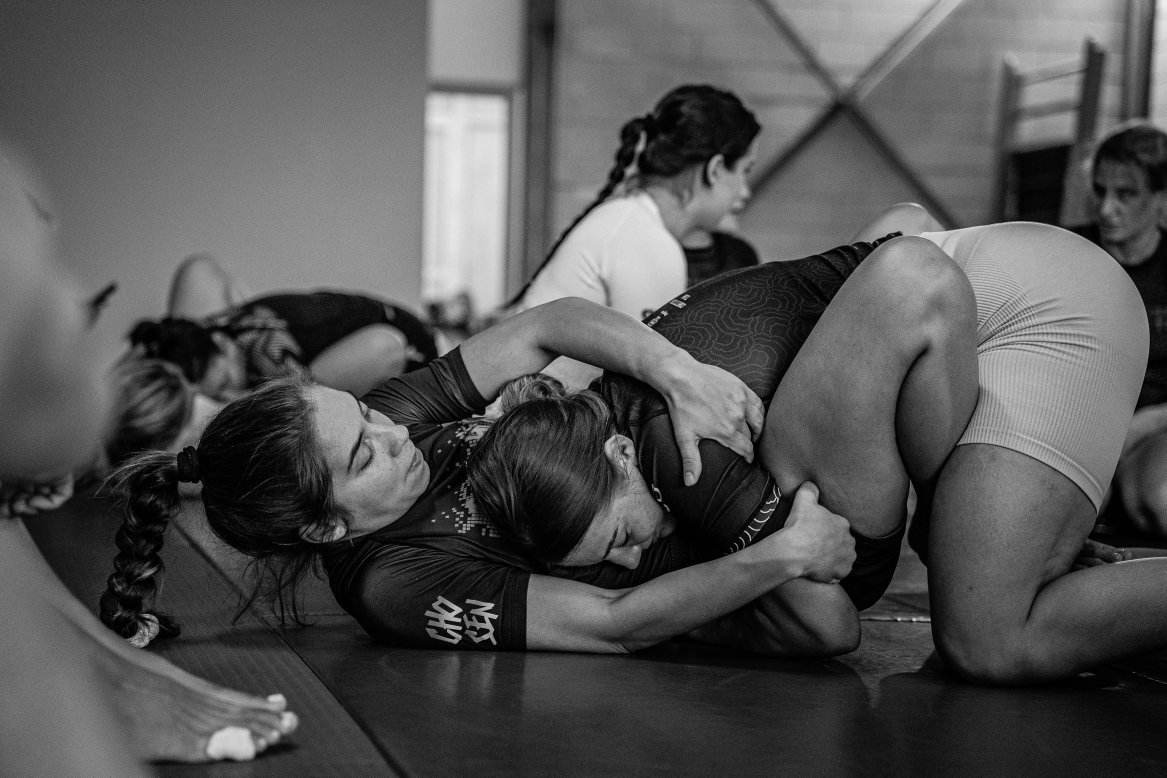
#> input picture assets/raw/ig-03.jpg, 3500 x 2332 px (shown at 1/3 size)
$ python process_images.py
#> lines starting #> are read from the running program, lines starting #| are printed output that depends on the picture; after the words box and inside, x2 and y2 are one past the last pixel; in counts of white or black regions, pixels touching at a corner belong together
#> in process_photos, im is the input picture: PIL image 3500x2332 RGB; mean R, G, B 84.4, 84.4, 84.4
"""Prepare site images from assets/raw into src/assets/img.

Photos get the warm sepia duotone used on the Golden banners.
Run from the repo root:  python tools/process_images.py
  --photos-only            only re-tone the photos
  --logo PATH              logo source (transparent PNG, or a JPG on white)
  --logo-light PATH        optional ready-made light logo for dark backgrounds
  --emblem-cut FRACTION    fallback emblem height if the logo has no gap
"""
import argparse
from pathlib import Path
from PIL import Image, ImageOps, ImageFilter

ROOT = Path(__file__).resolve().parent.parent
RAW = ROOT / "assets" / "raw"
OUT = ROOT / "src" / "assets" / "img"
OUT.mkdir(parents=True, exist_ok=True)

# warm, nearly neutral black-and-white (mockup samples #0a0907 / #3e342b / #aa998f)
DARK = (14, 11, 10)
MID = (118, 104, 94)
LIGHT = (240, 231, 223)

# output name -> (raw file, crop box as fractions (l, t, r, b) or None, max width)
PHOTOS = {
    "hero-1": ("ig-03.jpg", None, 2400),
    "hero-2": ("ig-12.jpg", None, 2400),
    "hero-3": ("ig-18.jpg", None, 2400),
    "hero-4": ("ig-05.jpg", None, 2400),
    "environment": ("ig-14.jpg", None, 2000),
    "show": ("ig-08.jpg", None, 2000),
    "show-detail": ("ig-15.jpg", (0.04, 0.0, 0.64, 1.0), 1400),
    "community": ("ig-19.jpg", None, 2000),
    "community-joy": ("ig-11.jpg", None, 2000),
    "what-is-golden": ("ig-10.jpg", None, 2000),
    "who-is-golden": ("ig-11.jpg", None, 1600),
    "join": ("ig-06.jpg", None, 2000),
    "apply": ("ig-15.jpg", None, 1600),
    "eleftheria": ("ig-eleftheria.jpg", (0.42, 0.13, 1.0, 1.0), 1200),
}


# [15 lines left out: function clean_eleftheria_poster, not called in this run]


def trim_white_border(im: Image.Image) -> Image.Image:
    """Some Instagram exports are letterboxed on white; cut that frame off."""
    g = ImageOps.grayscale(im).point(lambda v: 255 if v < 235 else 0)
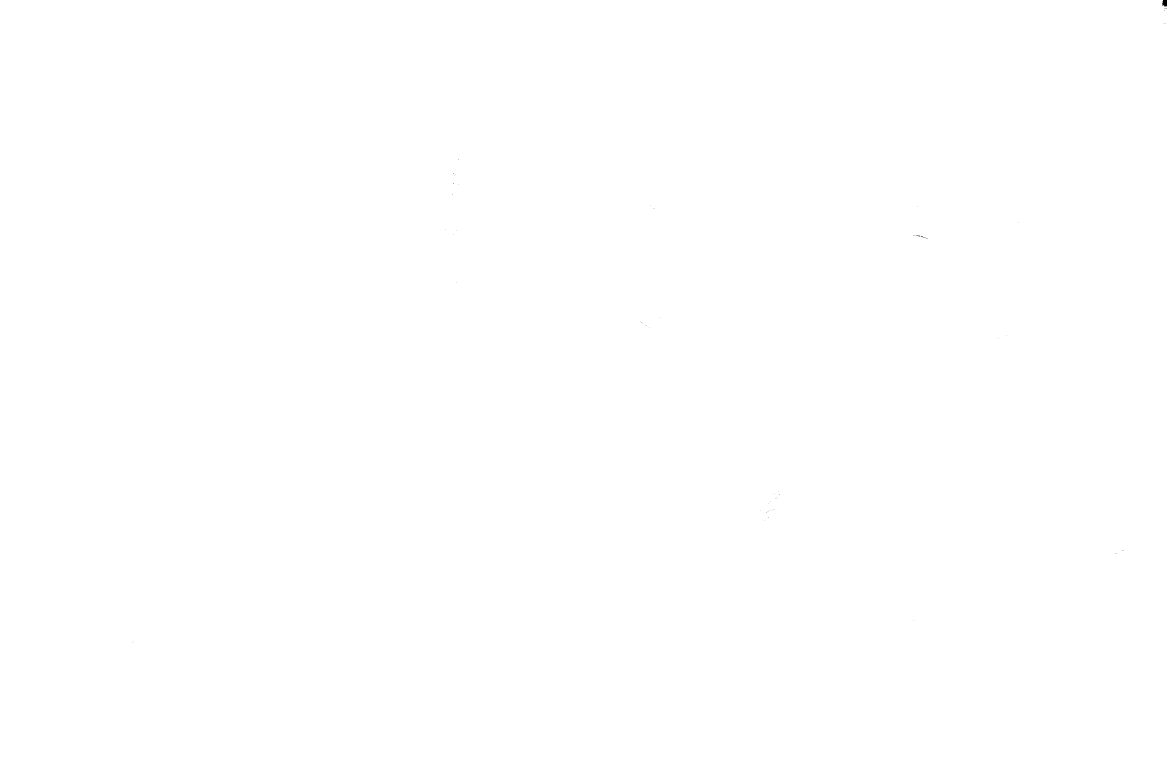
#> g: PIL image 3500x2332 L (shown at 1/3 size); 100% white; 58 black regions (56 under 20 px), largest, box (x1, y1, x2, y2) and area: (3486, 0, 3500, 20) 216, (2762, 709, 2777, 714) 20
    bbox = g.getbbox()
#> bbox = (0, 0, 3500, 2332)
    if not bbox:
        return im
    l, t, r, b = bbox
#> l = 0; t = 0; r = 3500; b = 2332
    inset = 6  # skip anti-aliased edge pixels
    return im.crop((l + inset, t + inset, r - inset, b - inset))


def sepia(im: Image.Image) -> Image.Image:
    g = ImageOps.grayscale(im)
#> g: PIL image 2400x1596 L
    g = ImageOps.autocontrast(g, cutoff=0.5)
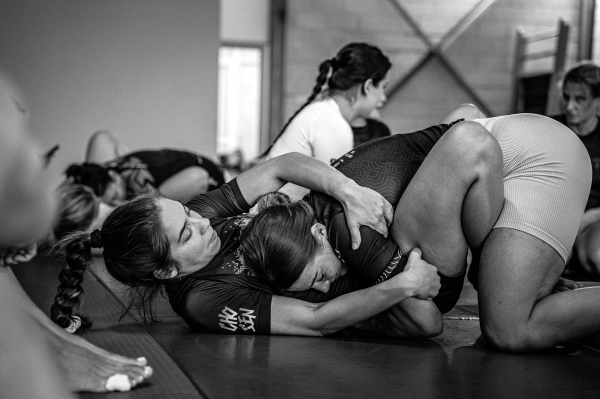
#> g: PIL image 2400x1596 L (shown at 1/4 size); min 0, max 255, mean 96.6
    g = g.point(lambda v: int(v * 0.94 + 6))  # highlights land on paper, not white
    return ImageOps.colorize(g, black=DARK, mid=MID, white=LIGHT)
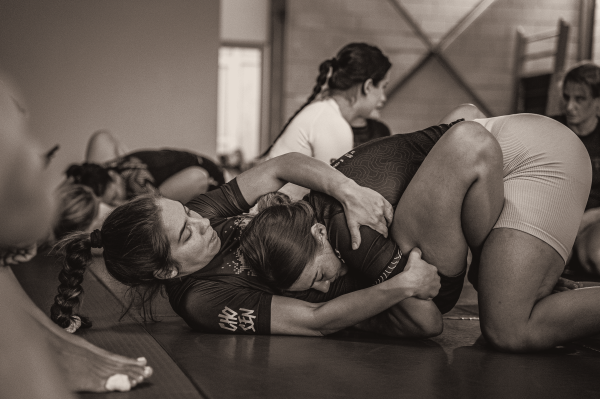
#> returned value: PIL image 2400x1596 RGB (shown at 1/4 size); mean R, G, B 93.9, 84, 77.3


def process_photos():
    for name, (src, crop, max_w) in PHOTOS.items():
        im = Image.open(RAW / src).convert("RGB")
        if name == "eleftheria":
            im = clean_eleftheria_poster(im)
        else:
            im = trim_white_border(im)
        if crop:
            w, h = im.size
            im = im.crop((int(crop[0] * w), int(crop[1] * h), int(crop[2] * w), int(crop[3] * h)))
        if im.width > max_w:
            im = im.resize((max_w, round(im.height * max_w / im.width)), Image.LANCZOS)
        sepia(im).save(OUT / f"{name}.jpg", quality=80, optimize=True, progressive=True)
        print("photo", name, im.size)
#| photo hero-1 (2400, 1596)
#> pass 2 of the loop in process_photos, `for name, (src, crop, max_w) in PHOTOS.items():`:
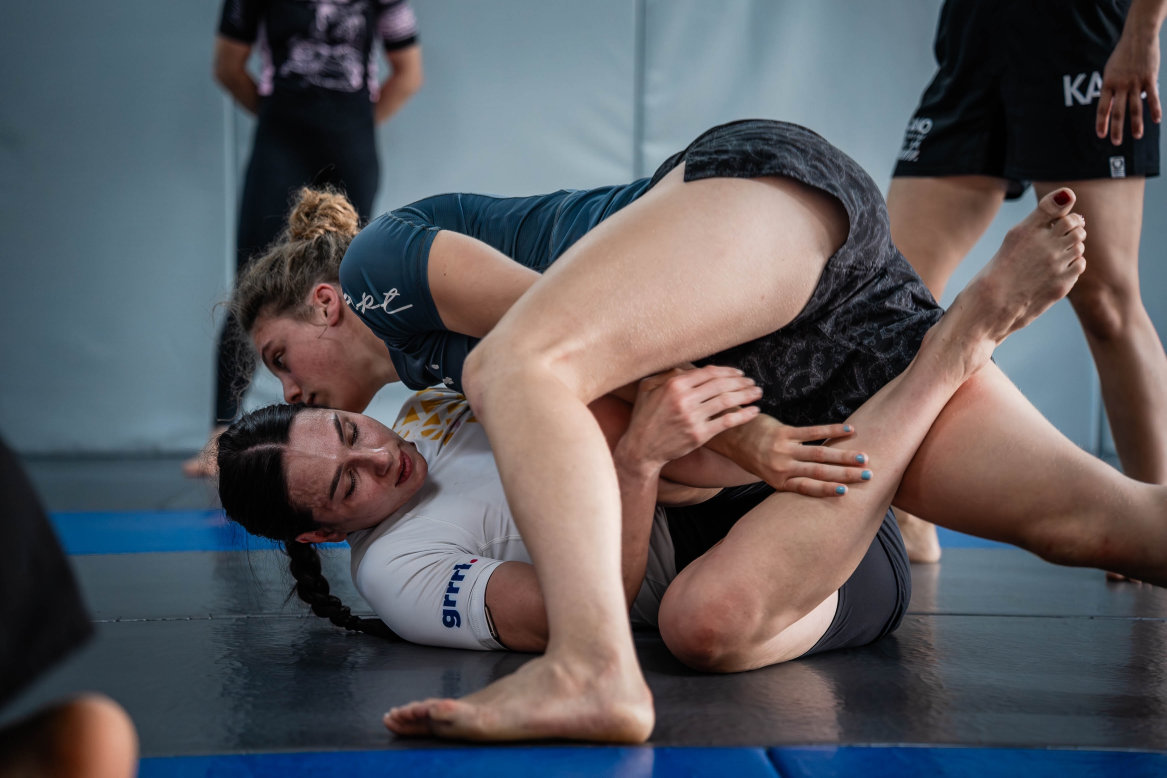
#> input picture assets/raw/ig-12.jpg, 3500 x 2332 px (shown at 1/3 size)
#> in process_photos, im is the input picture: PIL image 3500x2332 RGB; mean R, G, B 89.9, 88.9, 93.3
#> in trim_white_border (call 2), `g = ImageOps.grayscale(im).point(lambda v: 255 if v < 235 else 0)`:
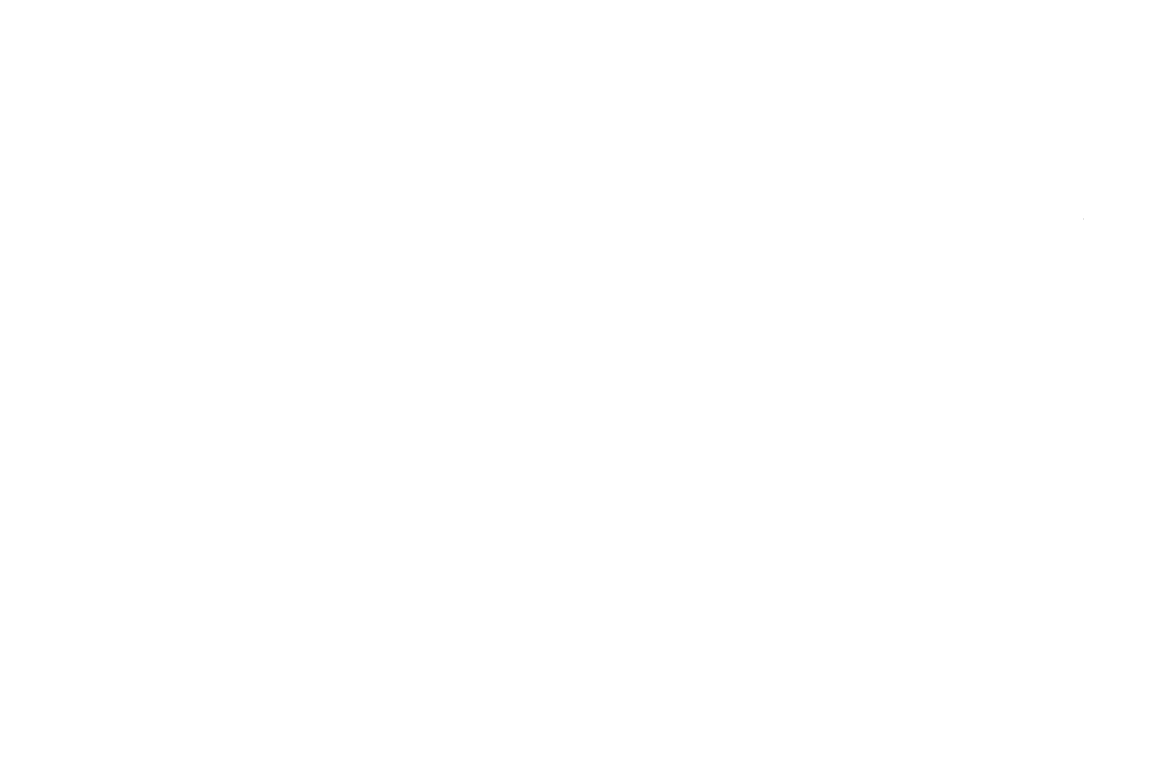
#> g: PIL image 3500x2332 L (shown at 1/3 size); 100% white; black in thin lines or dots, all inside (x1, y1, x2, y2) = (3250, 656, 3251, 658)
#> im: PIL image 2400x1596 RGB
#> in sepia (call 2), `g = ImageOps.autocontrast(g, cutoff=0.5)`:
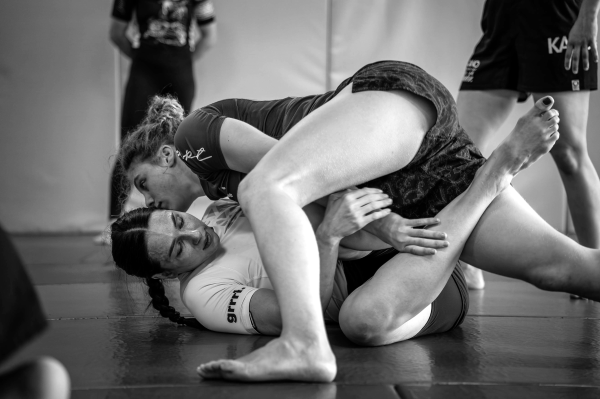
#> g: PIL image 2400x1596 L (shown at 1/4 size); min 0, max 255, mean 106.2
#| photo hero-2 (2400, 1596)
#> pass 3 of the loop in process_photos, `for name, (src, crop, max_w) in PHOTOS.items():`:
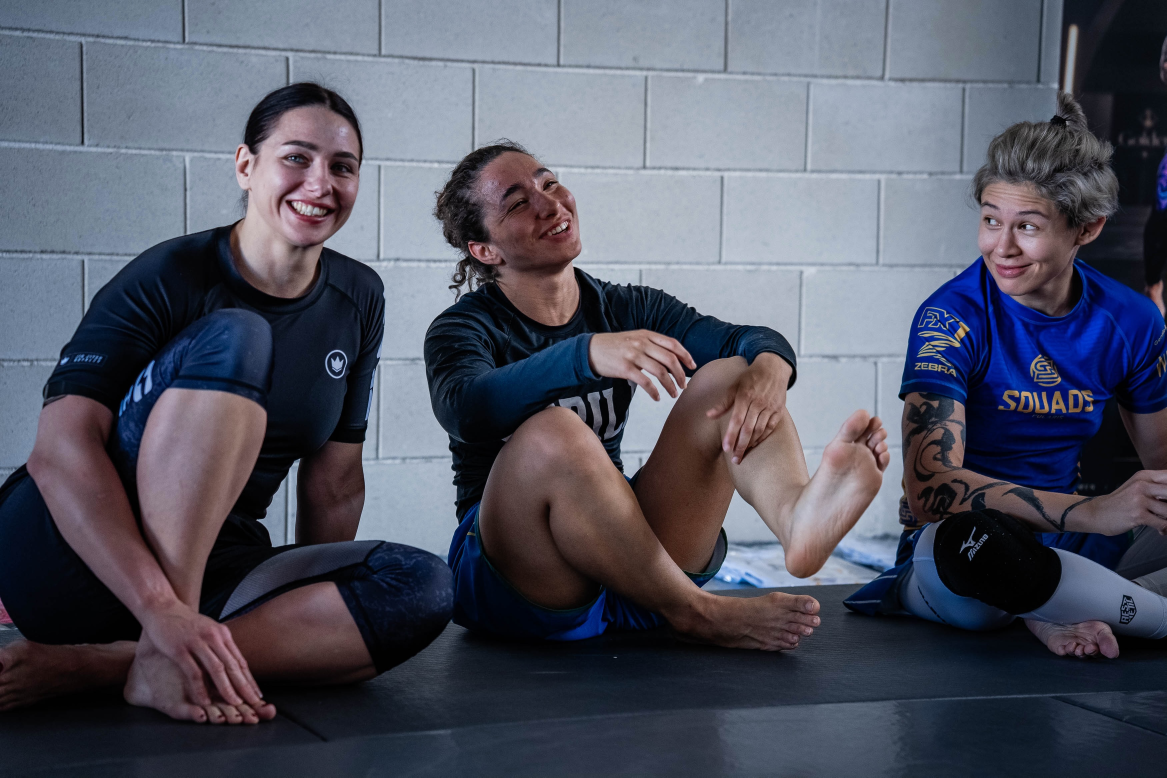
#> input picture assets/raw/ig-18.jpg, 3500 x 2332 px (shown at 1/3 size)
#> in process_photos, im is the input picture: PIL image 3500x2332 RGB; mean R, G, B 82.7, 85.2, 99.2
#> in trim_white_border (call 3), `g = ImageOps.grayscale(im).point(lambda v: 255 if v < 235 else 0)`:
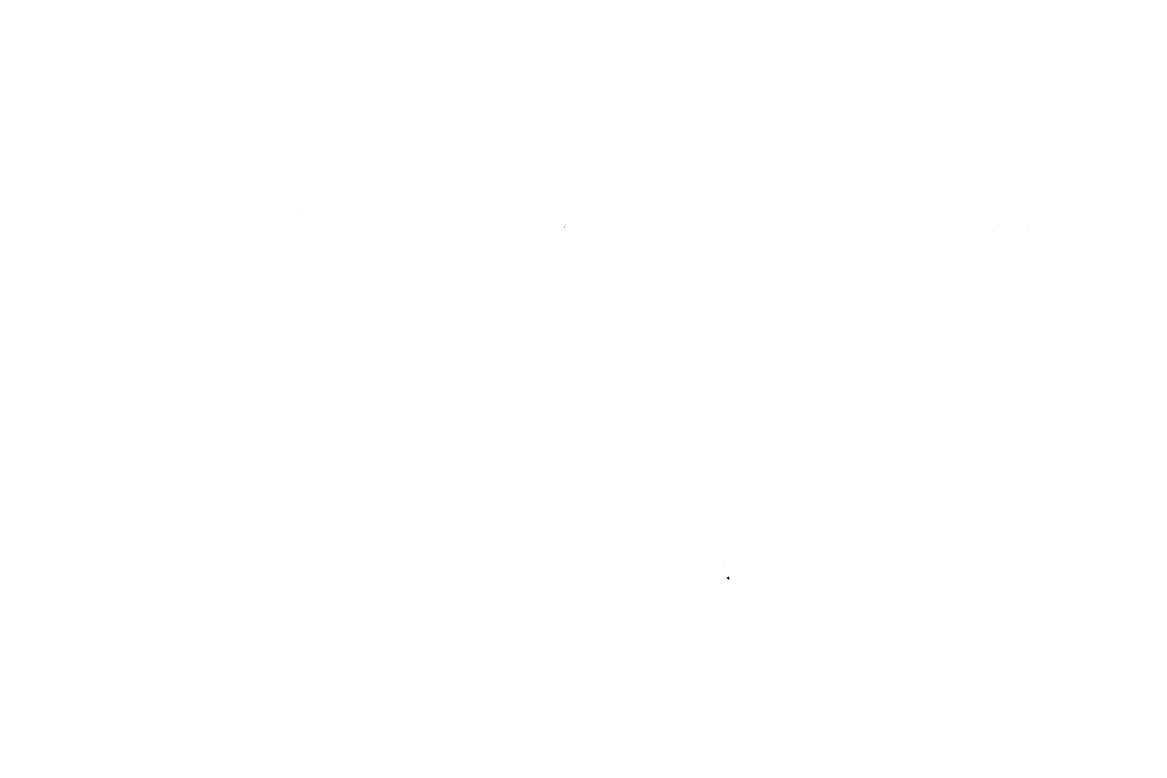
#> g: PIL image 3500x2332 L (shown at 1/3 size); 100% white; 9 black regions (8 under 20 px), largest, box (x1, y1, x2, y2) and area: (2180, 1730, 2188, 1739) 50
#> im: PIL image 2400x1596 RGB
#> in sepia (call 3), `return ImageOps.colorize(g, black=DARK, mid=MID, white=LIGHT)`:
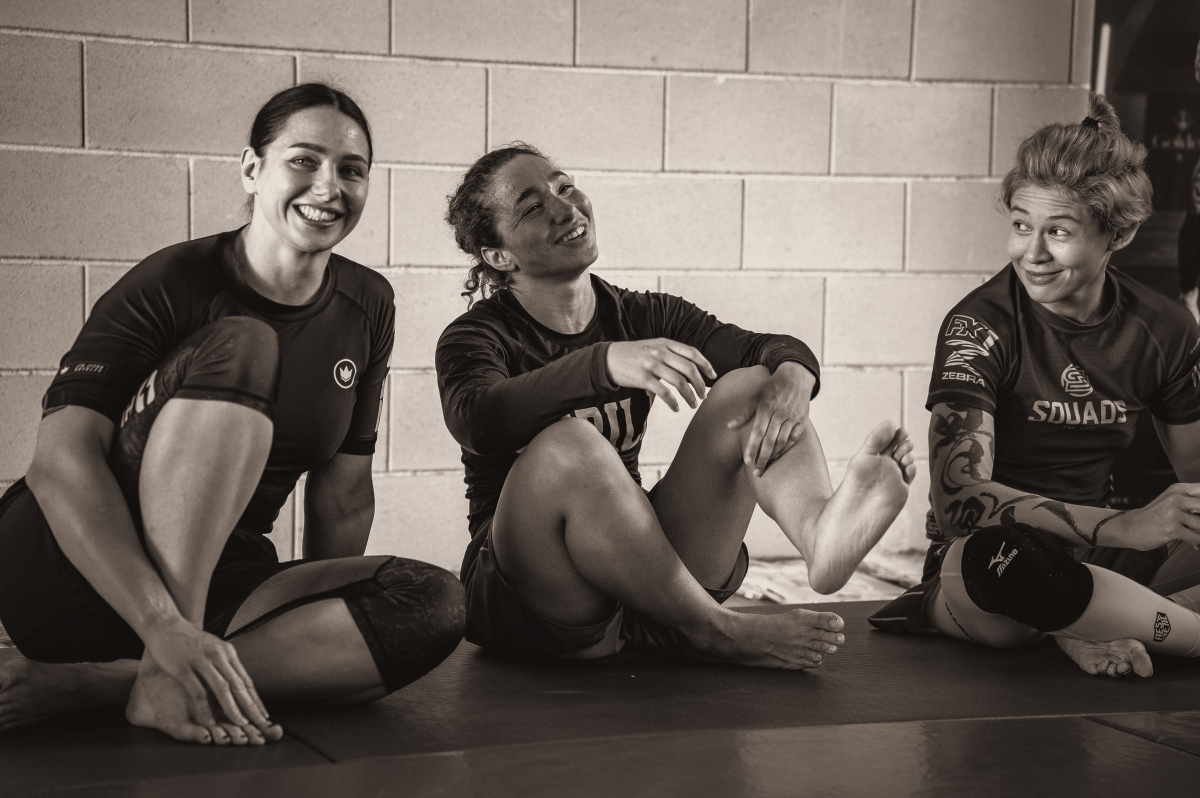
#> returned value: PIL image 2400x1596 RGB (shown at 1/2 size); mean R, G, B 107.9, 98.8, 92.4
#| photo hero-3 (2400, 1596)
#> the loop made 7 passes; the first 3 are shown


MAX_LOGO_W = 700
GOLD_ON_DARK = (236, 211, 171)  # --gold-3


def solid_bbox(im: Image.Image, thr: int = 40):
    return im.getchannel("A").point(lambda v: 255 if v > thr else 0).getbbox()


# [79 lines left out: functions key_white, load_logo, lighten_wordmark, process_logo, default_logo, not called in this run]


def default_light(logo: Path) -> Path | None:
    cand = logo.with_name(logo.stem + "-light.png")
    return cand if cand.exists() else None


if __name__ == "__main__":
    ap = argparse.ArgumentParser(description=__doc__, formatter_class=argparse.RawDescriptionHelpFormatter)
    ap.add_argument("--photos-only", action="store_true")
    ap.add_argument("--logo", type=Path, help="logo source; skips photos unless --with-photos")
    ap.add_argument("--logo-light", type=Path)
    ap.add_argument("--emblem-cut", type=float)
    ap.add_argument("--with-photos", action="store_true")
    args = ap.parse_args()
    if not args.logo or args.with_photos or args.photos_only:
#> (the run stopped early here; a loop or call above may not have finished)
